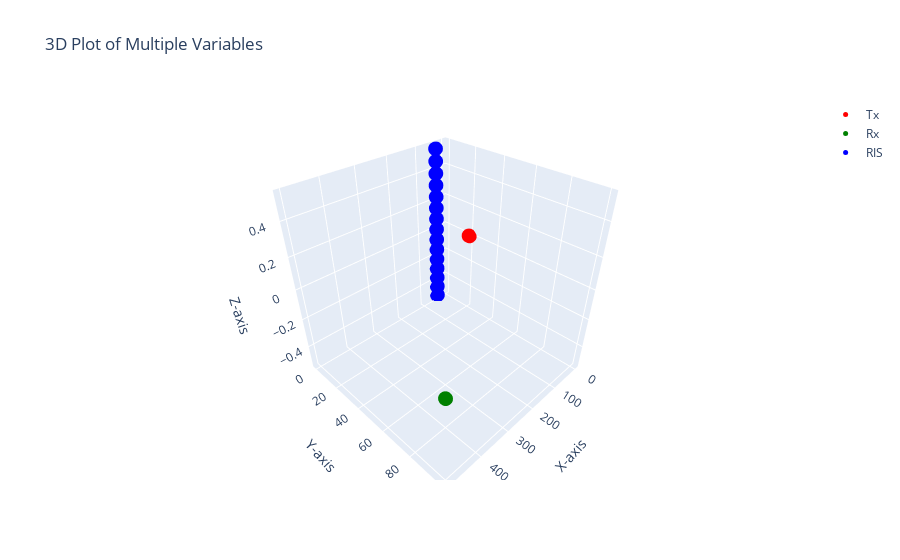

Notebook code cell kept with this figure:
### Code cell
# Create traces for each variable
trace1 = go.Scatter3d(x=tx_antenna_x_coor, y=tx_antenna_y_coor, z=tx_antenna_z_coor, mode='markers', marker=dict(size=5, color='red'), name='Tx')
trace2 = go.Scatter3d(x=rx_antenna_x_coor, y=rx_antenna_y_coor, z=rx_antenna_z_coor, mode='markers', marker=dict(size=5, color='green'), name='Rx')
trace3 = go.Scatter3d(x=ris_elements_x_coor, y=ris_elements_y_coor, z=ris_elements_z_coor, mode='markers', marker=dict(size=5, color='blue'), name='RIS')

# Create the figure
fig = go.Figure(data=[trace1, trace2, trace3])

# Add axis labels
fig.update_layout(
    title='3D Plot of Multiple Variables',
    scene=dict(
        xaxis_title='X-axis',
        yaxis_title='Y-axis',
        zaxis_title='Z-axis'
    )
)

# Show the plot
fig.show()

### Figure 1 — Plotly figure (JSON) as saved in the notebook; plotly's stock layout.template omitted (floating-point values rounded to 4 significant figures; data arrays with more than 128 entries replaced by an {"elided": "..."} marker saying what was removed)
{"data": [{"marker": {"color": "red", "size": 5}, "mode": "markers", "name": "Tx", "type": "scatter3d", "x": [0.0, 0.0, 0.0, 0.0, 0.0, 0.0, 0.0, 0.0], "y": [20.26, 20.19, 20.11, 20.04, 19.96, 19.89, 19.81, 19.74], "z": [0.0, 0.0, 0.0, 0.0, 0.0, 0.0, 0.0, 0.0]}, {"marker": {"color": "green", "size": 5}, "mode": "markers", "name": "Rx", "type": "scatter3d", "x": [500.0, 500.0, 500.0, 500.0], "y": [100.1, 100.0, 99.96, 99.89], "z": [0.0, 0.0, 0.0, 0.0]}, {"marker": {"color": "blue", "size": 5}, "mode": "markers", "name": "RIS", "type": "scatter3d", "x": {"elided": "225 float values"}, "y": {"elided": "225 float values"}, "z": {"elided": "225 float values"}}], "layout": {"scene": {"xaxis": {"title": {"text": "X-axis"}}, "yaxis": {"title": {"text": "Y-axis"}}, "zaxis": {"title": {"text": "Z-axis"}}}, "title": {"text": "3D Plot of Multiple Variables"}}}
